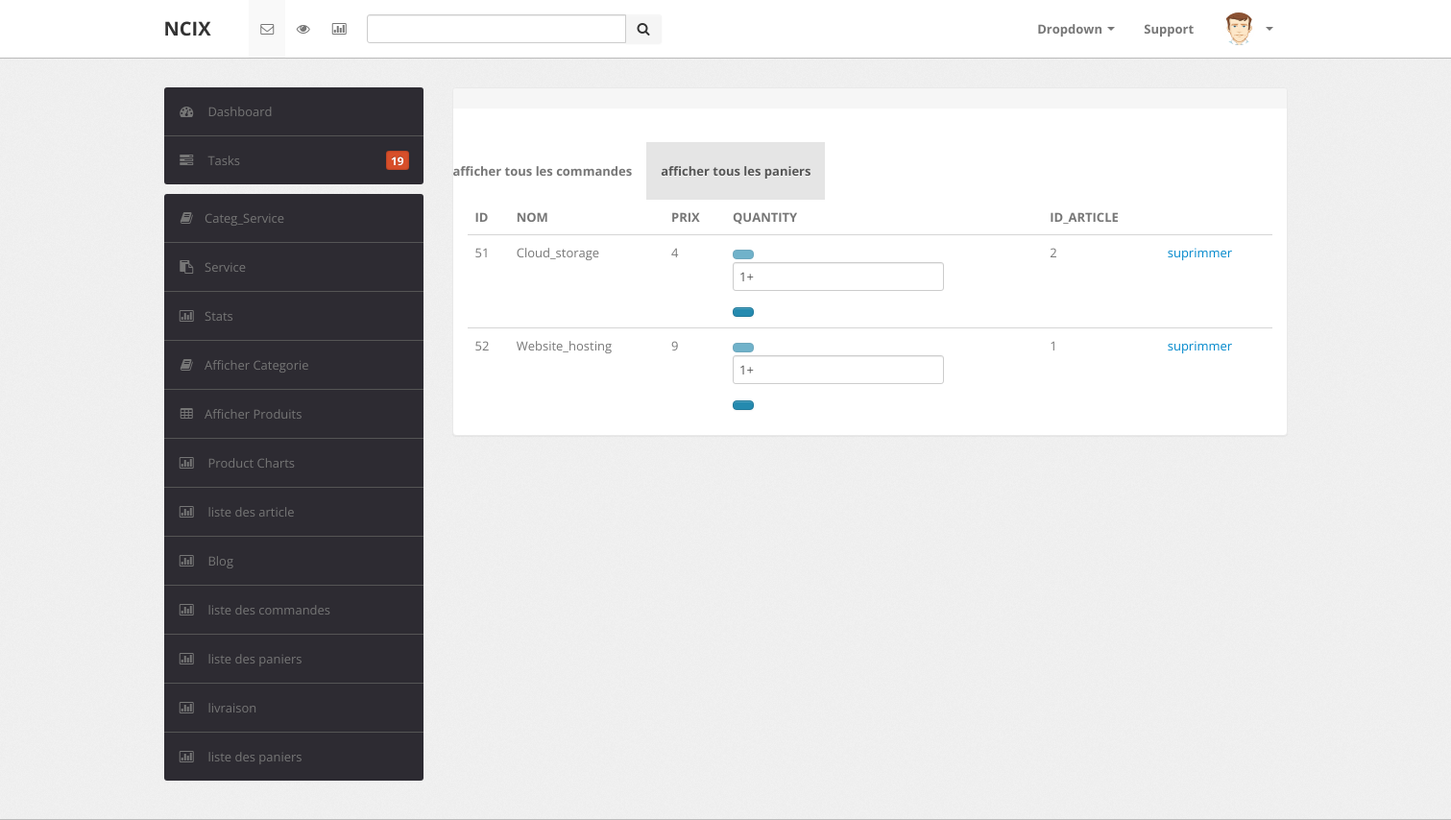
The page /V/B/afficherpanier.php on the database its author committed.
### tables this page shows
CREATE TABLE `panier` (
  `id_panier` int(11) NOT NULL,
  `nom` varchar(50) NOT NULL,
  `prix` varchar(20) NOT NULL,
  `id_article` int(11) NOT NULL
);

### C/pan.php (called while the page is built, shortened)
<?php
class panierC{
	function afficherPanier(){
		$sql="SELECT *FROM panier";
			$db = config::getConnexion();
			try{
				$liste = $db->query($sql);
				return $liste;
			}
			catch (Exception $e){
				die('Erreur: '.$e->getMessage());
			}
	}
}

### V/B/afficherpanier.php (the view, shortened to what this page needs)
<?php
include 'B:\apps\xampp\htdocs\ncix\C\pan.php';
$panierC=new panierC();
$listepanier=$panierC->afficherPanier();
?>
<!DOCTYPE html>
<html lang="en">
<head>
    <head>
        <link type="text/css" href="bootstrap/css/bootstrap.min.css" rel="stylesheet">
        <link type="text/css" href="bootstrap/css/bootstrap-responsive.min.css" rel="stylesheet">
        <link type="text/css" href="css/theme.css" rel="stylesheet">
        <link type="text/css" href="images/icons/css/font-awesome.css" rel="stylesheet">
    </head>
	<body>
	<div class="navbar navbar-fixed-top">
		<div class="navbar-inner">
			<div class="container">
			  	<a class="brand" href="index.html">
			  		NCIX
			  	</a>
				<div class="nav-collapse collapse navbar-inverse-collapse">
					<ul class="nav nav-icons">
						<li class="active"><a href="#">
							<i class="icon-envelope"></i>
						</a></li>
						<li><a href="#">
							<i class="icon-eye-open"></i>
						</a></li>
						<li><a href="#">
							<i class="icon-bar-chart"></i>
						</a></li>
					</ul>
					<form class="navbar-search pull-left input-append" action="afficherSearch.php" method="POST">
						<input class="span3" type="text" id="search" name="search" >
						<button class="btn" id="searchButton" name="searchButton" type = "submit ">
							<i class="icon-search"></i>
						</button>
					</form>
					<ul class="nav pull-right">
						<li class="dropdown">
							<a href="#" class="dropdown-toggle" data-toggle="dropdown">Dropdown <b class="caret"></b></a>
						</li>
						<li><a href="#">
							Support
						</a></li>
						<li class="nav-user dropdown">
							<a href="#" class="dropdown-toggle" data-toggle="dropdown">
								<img src="images/user.png" class="nav-avatar" />
								<b class="caret"></b>
							</a>
						</li>
					</ul>
				</div>
			</div>
		</div>
	</div>
	<div class="wrapper">
		<div class="container">
			<div class="row">
				<div class="span3">
					<div class="sidebar">
						<ul class="widget widget-menu unstyled">
							<li class="active">
								<a href="index.html">
									<i class="menu-icon icon-dashboard"></i>
									Dashboard
								</a>
							</li>
							<li>
								<a href="task.html">
									<i class="menu-icon icon-tasks"></i>
									Tasks
									<b class="label orange pull-right">19</b>
								</a>
							</li>
						</ul>
                            <ul class="widget widget-menu unstyled">
                                           <li><a href="afficherCtgs.php"><i class="menu-icon icon-book"></i>Categ_Service </a></li>
                                <li><a href="afficherSe.php"><i class="menu-icon icon-paste"></i>Service </a></li>
									<li><a href="statS.php"><i class="menu-icon icon-bar-chart"></i>Stats </a></li>
					<li><a href="afficherListeCategories.php"><i class="menu-icon icon-book"></i>Afficher Categorie </a></li>
							<li><a href="afficherListeProduits.php"><i class="menu-icon icon-table"></i>Afficher Produits </a></li>
							<li><a href="charts.php"><i class="menu-icon icon-bar-chart"></i> Product Charts </a></li>
							<li><a href="afficherlistesujet.php"><i class="menu-icon icon-bar-chart"></i> liste des article </a></li>
							<li><a href="afficheBlog.php"><i class="menu-icon icon-bar-chart"></i> Blog </a></li>
							<li><a href="affichercommande.php"><i class="menu-icon icon-bar-chart"></i> liste des commandes </a></li>
							<li><a href="afficherpanier.php"><i class="menu-icon icon-bar-chart"></i> liste des paniers </a></li>
							<li><a href="gestionlivraison.php"><i class="menu-icon icon-bar-chart"></i> livraison </a></li>
							<li><a href="gestionlivreur.php"><i class="menu-icon icon-bar-chart"></i> liste des paniers </a></li>
                            </ul>
					</div>
				</div>
				<div class="span9">
					<div class="content">
						<div class="module">
							<div class="module-head">
							</div>
							<div class="module-body">
									<br />
      <div class="header-inner">
         <div class="container">
            <div class="cat-nav-head">
               <div class="row">
                  <div class="col-12">
                     <div class="menu-area">
                        <nav class="navbar navbar-expand-lg">
                           <div class="navbar-collapse">
                              <div class="nav-inner">
                                 <ul class="nav main-menu menu navbar-nav">
                                    <li ><a href="affichercommande.php">afficher tous les commandes</a></li>
                                    <li class="active"><a href="afficherpanier.php">afficher tous les paniers</a></li>
                                 </ul>
                              </div>
                           </div>
                        </nav>
                     </div>
                  </div>
               </div>
            </div>
         </div>
      </div>
   <table class="table shopping-summery">
						<thead>
							<tr class="main-hading">
								<th>ID</th>
								<th>NOM</th>
								<th class="text-center"> PRIX</th>
								<th class="text-center">QUANTITY</th>
								<th class="text-center">ID_ARTICLE</th>
								<th class="text-center"><i class="ti-trash remove-icon"></i></th>
							</tr>
						</thead>
						<tbody>
						<?php
						 foreach($listepanier as $row) { ?>
							<tr>
								<td >  <?php echo $row['id_panier'] ?> </td>
								<td >  <?php echo $row['nom'] ?> </td>
								<td >  <?php echo $row['prix']  ?> </td>
								<td class="qty" data-title="Qty">
									<div class="input-group">
										<div class="button minus">
											<button type="button" class="btn btn-primary btn-number" disabled="disabled" data-type="minus" data-field="quant[1]">
											</button>
										</div>
										<input type="text" name="<?php $row['id_panier'] ?>" class="input-number"  data-min="1" data-max="100" value="1+<?php $row['id_panier'] ;?>">
										<div class="button plus">
											<button type="button" class="btn btn-primary btn-number" data-type="plus" data-field="<?php $row['id_panier'] ?>">
											</button>
										</div>
									</div>
								</td>
								<td >  <?php echo $row['id_article'] ?> </td>
								<td class="action" data-title="Remove"><a  href="supprimerpanier.php?id=<?php echo $row['id_panier'];?>"><i></i>suprimmer</a></td>
							</tr>
							<?php } ?>
						</tbody>
					</table>
</body>
</html>

### rows shown on the page
panier: id_panier "51", nom "Cloud_storage", prix "4", id_article "2"
panier: id_panier "52", nom "Website_hosting", prix "9", id_article "1"
